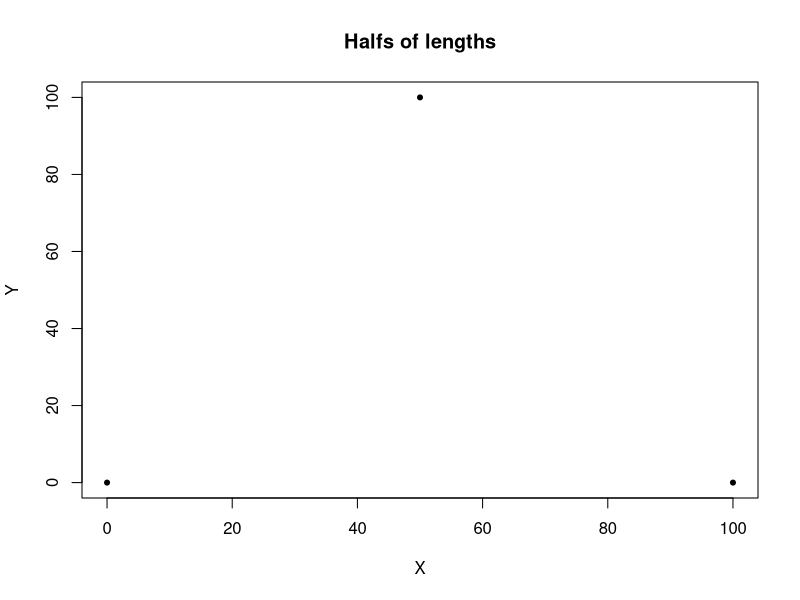

Reproduce this figure in R. (Note: this script raises an error after producing the figure.)
# Hello

cat("Hello!\nFrom a random point in X, Y real range <0;100> I will generate further points at coordinations being in the halfway between last point and randomly chosen from:\nP1=(0;0)\nP2=(50;100)\nP3=(100;0)\n")

# Get number of iterations

cat("Write number of iterations:\n")
Times <- scan(n = 1, what = numeric())

# Starting points

Px <- c(50,0,100)
Py <- c(100,0,0)

plot(Px,Py,xlim=c(0,100),ylim=c(0,100),pch=20,main="Halfs of lengths", xlab="X", ylab="Y")

# Generating & calculating data

lista_odniesien <- sample(1:3,Times,replace = TRUE)

x <- runif(1, 0, 100)
y <- runif(1, 0, 100)
DaneX <- c(x,numeric(Times-1))
DaneY <- c(y,numeric(Times-1))

i <- 1
for (l in lista_odniesien) {
   DaneX[i+1]=(Px[l]+DaneX[i])/2
   DaneY[i+1]=(Py[l]+DaneY[i])/2
   i <- i+1
}

# Writing existing data

points(DaneX,DaneY,pch=20)
points(x,y,pch=20,col="red")